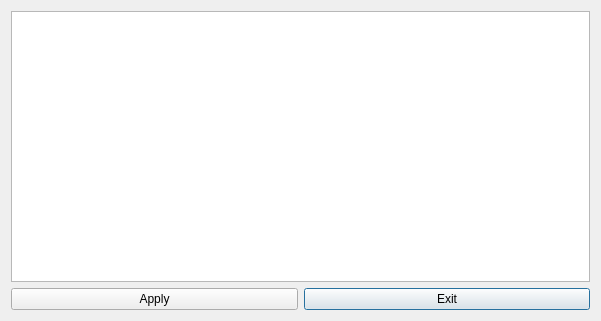
<?xml version="1.0" encoding="UTF-8"?>
<ui version="4.0">
 <class>CertList</class>
 <widget class="QDialog" name="CertList">
  <property name="geometry">
   <rect>
    <x>0</x>
    <y>0</y>
    <width>601</width>
    <height>321</height>
   </rect>
  </property>
  <property name="windowTitle">
   <string>Dialog</string>
  </property>
  <layout class="QGridLayout" name="gridLayout">
   <item row="0" column="0" colspan="2">
    <widget class="QTableView" name="certListView">
     <property name="editTriggers">
      <set>QAbstractItemView::NoEditTriggers</set>
     </property>
     <attribute name="horizontalHeaderShowSortIndicator" stdset="0">
      <bool>true</bool>
     </attribute>
     <attribute name="horizontalHeaderStretchLastSection">
      <bool>true</bool>
     </attribute>
     <attribute name="verticalHeaderVisible">
      <bool>false</bool>
     </attribute>
    </widget>
   </item>
   <item row="1" column="1">
    <widget class="QPushButton" name="exitButton">
     <property name="text">
      <string>Exit</string>
     </property>
    </widget>
   </item>
   <item row="1" column="0">
    <widget class="QPushButton" name="applyButton">
     <property name="text">
      <string>Apply</string>
     </property>
    </widget>
   </item>
  </layout>
 </widget>
 <resources/>
 <connections/>
</ui>
